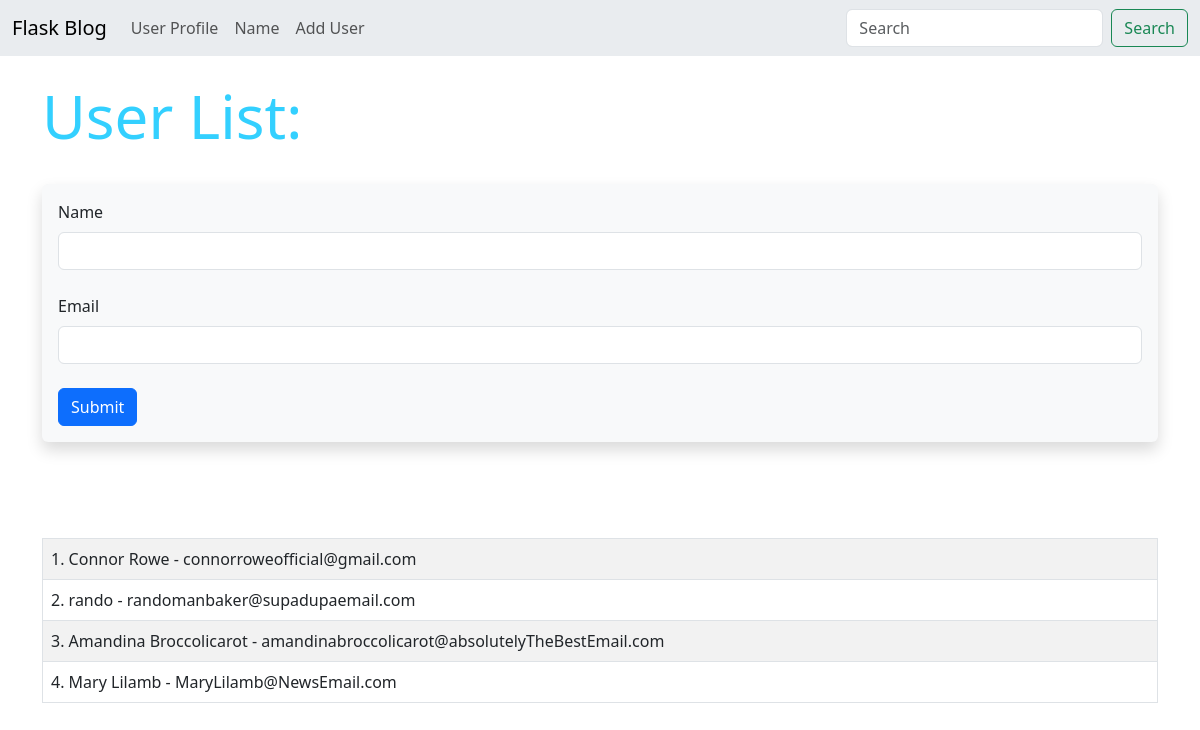
Screenshot of /user/add with the database file from the repository.
### hello.py (models this page shows, shortened)
class Users(db.Model):
	id = db.Column(db.Integer, primary_key=True)
	name = db.Column(db.String(100), nullable=False)
	email = db.Column(db.String(200), nullable=False, unique=True)
	date_added = db.Column(db.DateTime, default=datetime.utcnow)

### hello.py (the view, shortened to what this page needs)
@app.route('/user/add', methods=['GET', 'POST'])
def add_user():
	name = None
	form = UserForm()
	our_users = Users.query.order_by(Users.date_added) # users = the table | query = search | order_by = show data in a specific order
	return render_template("add_user.html",
	 form=form,
	 name=name,
	 our_users=our_users)

### hello.py
class UserForm(FlaskForm):
	name = StringField("Name", validators=[DataRequired()])
	email = StringField("Email", validators=[DataRequired()])
	submit = SubmitField("Submit")

### templates/add_user.html (shortened to what this page needs)
{% extends 'base.html' %}
{% block content %}
{% if name %}
	<h1>User added.</h1>
	<br>
<table class="table table-hover table-bordered table-striped">
{% for our_user in our_users %}
	<tr>
	<td>
	{{ our_user.id }}. {{ our_user.name }} - {{ our_user.email }}
	</td>
	</tr>
{% endfor %}
</table>
{% else %}
	<h1>User List:</h1>
	<br>
	<div class="shadow p-3 mb-5 bg-body-tertiary rounded">
	<form method="POST">
		{{ form.name.label(class="form-label") }}
		{{ form.name(class="form-control") }}
		<br>
		{{ form.email.label(class="form-label") }}
		{{ form.email(class="form-control") }}
		<br>
		{{ form.submit(class="btn btn-primary") }}
	</form>
</div>
<br><br>
<table class="table table-hover table-bordered table-striped">
{% for our_user in our_users %}
	<tr>
	<td>
	{{ our_user.id }}. {{ our_user.name }} - {{ our_user.email }}
	</td>
	</tr>
{% endfor %}
</table>
{% endif %}
{% endblock %}

### templates/base.html (shortened to what this page needs)
<!doctype html>
<html lang="en">
	<head>
		<link href="https://cdn.jsdelivr.net/npm/bootstrap@5.3.0-alpha3/dist/css/bootstrap.min.css" rel="stylesheet">
		<link href="{{ url_for('static', filename='css/style.css') }}" rel="stylesheet">
	</head>
	<body>
		{% include 'navbar.html' %}
		<br/>
		<div class="container">
			{% block content %}
			{% endblock %}
		</div>
	</body>
</html>

### templates/navbar.html (shortened to what this page needs)
<nav class="navbar navbar-expand-lg bg-body-secondary">
  <div class="container-fluid">
    <a class="navbar-brand" href="{{ url_for('index') }}">Flask Blog</a>
    <div class="collapse navbar-collapse" id="navbarSupportedContent">
      <ul class="navbar-nav me-auto mb-2 mb-lg-0">
        <li class="nav-item">
          <a class="nav-link" href="{{ url_for('user', name= 'Con') }}">User Profile</a>
        </li>
        <li class="nav-item">
          <a class="nav-link" href="{{ url_for('name',) }}">Name</a>
        </li>
        <li class="nav-item">
          <a class="nav-link" href="{{ url_for('add_user') }}">Add User</a>
        </li>
      </ul>
      <form class="d-flex" role="search">
        <input class="form-control me-2" type="search" placeholder="Search" aria-label="Search">
        <button class="btn btn-outline-success" type="submit">Search</button>
      </form>
    </div>
  </div>
</nav>

### static/css/style.css (style rules this page uses)
h1 { color: #33D0FF; font-size:60px; }

### rows the page displays
Users: id "1", name "Connor Rowe", email "connorroweofficial@gmail.com"
Users: id "2", name "rando", email "randomanbaker@supadupaemail.com"
Users: id "3", name "Amandina Broccolicarot", email "amandinabroccolicarot@absolutelyTheBestEmail.com"
Users: id "4", name "Mary Lilamb", email "MaryLilamb@NewsEmail.com"
